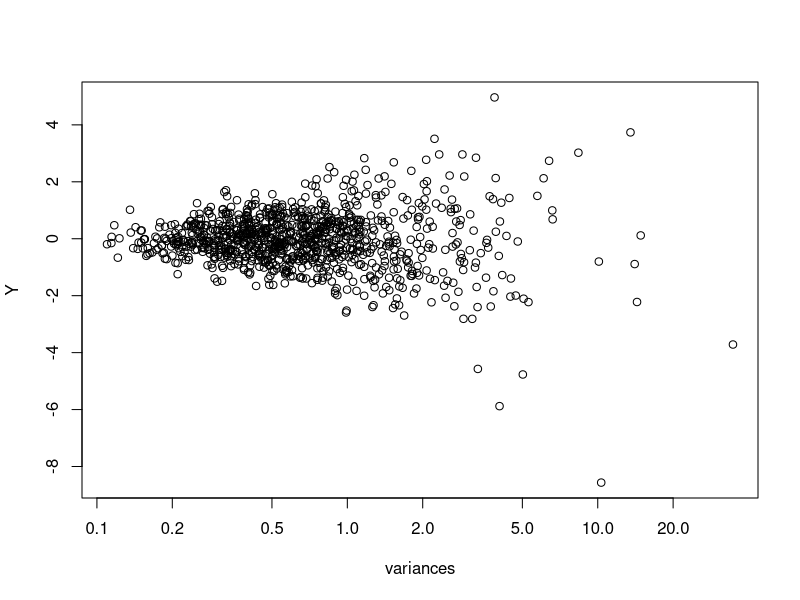
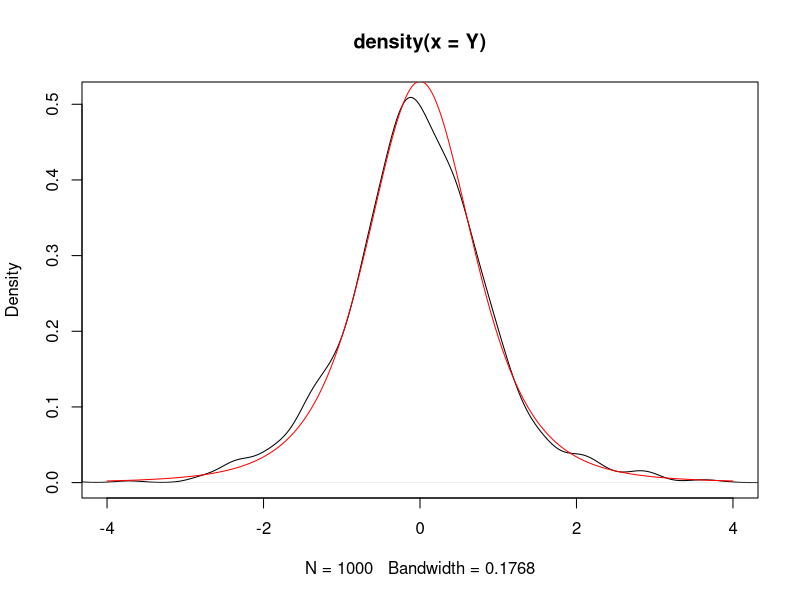

Here is the R script that generated these plots, in order:
## ---- chunk 1
N = 1000
Shape = 2
variances = 1/rgamma(N, shape = Shape, 1)
Y = rnorm(N, sd = sqrt(variances))
head(data.frame(variances=variances, Y=Y))
## ---- chunk 2
plot(variances, Y, log="x")
## ---- chunk 3
plot(density(Y), xlim = c(-4,4))
lines(seq(-4,4,length.out = 1000) -> x, 
      dt(x=x*sqrt(Shape), df = 2*Shape)
      *sqrt(Shape), col="red")
